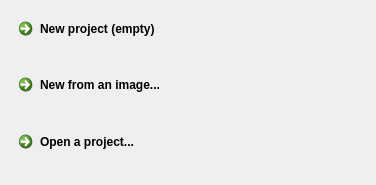
<?xml version="1.0" encoding="UTF-8"?>
<ui version="4.0">
 <class>StartupDialogClass</class>
 <widget class="QDialog" name="StartupDialogClass">
  <property name="geometry">
   <rect>
    <x>0</x>
    <y>0</y>
    <width>376</width>
    <height>185</height>
   </rect>
  </property>
  <property name="windowTitle">
   <string>Dialog</string>
  </property>
  <layout class="QGridLayout" name="gridLayout">
   <item row="0" column="0">
    <widget class="QCommandLinkButton" name="newProjectCmdButton">
     <property name="text">
      <string>New project (empty)</string>
     </property>
    </widget>
   </item>
   <item row="1" column="0">
    <widget class="QCommandLinkButton" name="imageProjectCmdButton">
     <property name="text">
      <string>New from an image...</string>
     </property>
    </widget>
   </item>
   <item row="2" column="0">
    <widget class="QCommandLinkButton" name="openProjectCmdButton">
     <property name="text">
      <string>Open a project...</string>
     </property>
    </widget>
   </item>
   <item row="0" column="1" rowspan="3">
    <widget class="QLabel" name="label">
     <property name="frameShape">
      <enum>QFrame::NoFrame</enum>
     </property>
     <property name="text">
      <string/>
     </property>
    </widget>
   </item>
  </layout>
 </widget>
 <resources/>
 <connections/>
</ui>
